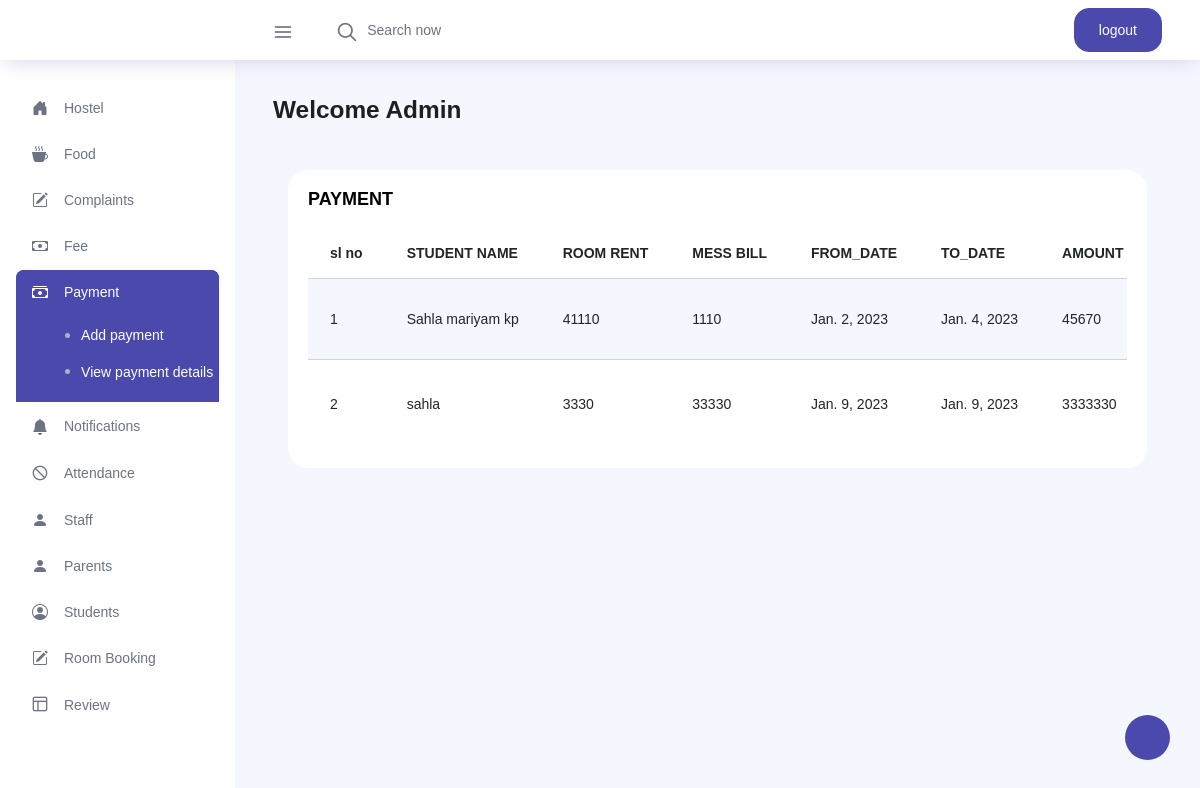
The page /view_pay (signed in) on the database its author committed.
### newprojectapp/models.py (models this page shows, shortened)
class payment(models.Model):
    studentname = models.ForeignKey(Stud_reg,on_delete=models.CASCADE)
    room_rent = models.IntegerField(default=0)
    mess_bill = models.IntegerField(default=0)
    from_date = models.DateField()
    to_date = models.DateField()
    amount = models.IntegerField(default=0)
    status =  models.IntegerField(default=0)

class Stud_reg(models.Model):
    user = models.OneToOneField(Login_view,on_delete=models.CASCADE,related_name='student',null=True)
    name = models.CharField(max_length=200)
    reg_id = models.CharField(max_length=25)
    email = models.EmailField()
    phone =models.IntegerField()
    address = models.CharField(max_length=250)
    approval_status = models.IntegerField(default=0)
    student_images = models.ImageField(upload_to="images")
    def __str__(self):
        return self.name

### newprojectapp/adminviews.py (the view)
# urls.py: path('view_pay',adminviews.view_pay,name='view_pay'),
@login_required(login_url='log')
def view_pay(request):
    data = payment.objects.all()
    return render(request, 'viewpay.html', {'data': data})

### templates/viewpay.html (shortened to what this page needs)
{% extends 'adminpage.html' %}
{% load crispy_forms_tags %}
{% block content %}
<div class="col-lg-12 grid-margin stretch-card">
              <div class="card">
                <div class="card-body">
                  <h4 class="card-title">PAYMENT</h4>
                  <div class="table-responsive">
                    <table class="table table-striped">
                      <thead>
                        <tr>
                          <th>sl no</th>
                          <th>STUDENT NAME</th>
                            <th>ROOM RENT</th>
                            <th>MESS BILL</th>
                            <th>FROM_DATE</th>
                            <th>TO_DATE</th>
                            <th>AMOUNT</th>
                        </tr>
                      </thead>
                      <tbody>
                      {% for i in data %}
                        <tr>
                         <td class="py-1">{{forloop.counter}}</td>
                          <td>{{i.studentname}}</td>
                          <td>{{i.room_rent}}</td>
                          <td>{{i.mess_bill}}</td>
                          <td>{{i.from_date}}</td>
                          <td>{{i.to_date}}</td>
                           <td>{{i.amount}}</td>
                        </tr>
                      {% endfor %}
                      </tbody>
                    </table>
                  </div>
                </div>
              </div>
            </div>
{% endblock %}

### rows shown on the page
payment: studentname "Sahla mariyam kp", room_rent "41110", mess_bill "1110", from_date "Jan. 2, 2023", to_date "Jan. 4, 2023", amount "45670"
payment: studentname "sahla", room_rent "3330", mess_bill "33330", from_date "Jan. 9, 2023", to_date "Jan. 9, 2023", amount "3333330"
